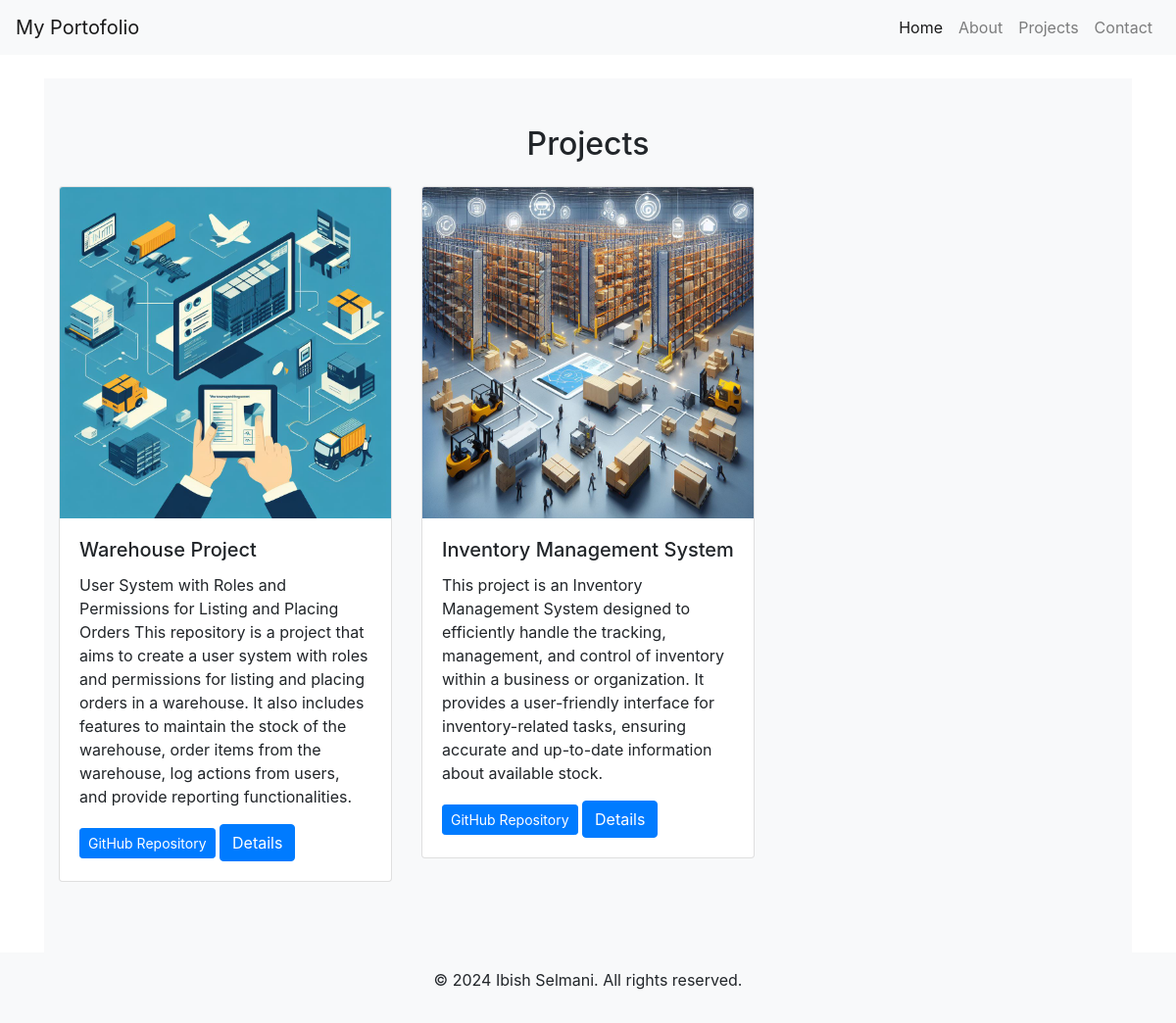
/projects/, run on the app's committed database.
### portfolio/models.py (models this page shows, shortened)
class Project(models.Model):
    title = models.CharField(max_length=200)
    description = models.TextField()
    github_link = models.URLField()
    image = models.ImageField(upload_to='project_images/')
    custom_content = models.TextField(blank=True)  # Add a new field for custom content

### portfolio/views.py (the view)
# urls.py: path('projects/', projects, name='projects'),
def projects(request):
    projects = Project.objects.all()
    return render(request, 'projects.html', {'projects': projects})

### portfolio/templates/projects.html (shortened to what this page needs)
{% extends 'base.html' %}
{% block content %}
    <section id="projects" class="bg-light py-5">
        <div class="container">
            <h2 class="text-center mb-4">Projects</h2>
            <div class="row">
                {% for project in projects %}
                    <div class="col-lg-4 mb-4">
                        <div class="card">
                            <img src="{{ project.image.url }}" class="card-img-top" alt="{{ project.title }}">
                            <div class="card-body">
                                <h5 class="card-title">{{ project.title }}</h5>
                                <p class="card-text">{{ project.description }}</p>
                                <a href="{{ project.github_link }}" class="btn btn-primary btn-sm" target="_blank">GitHub Repository</a>
                                <a href="{% url 'project_detail' project.id %}" class="btn btn-primary">Details</a>
                            </div>
                        </div>
                    </div>
                {% endfor %}
            </div>
        </div>
    </section>
{% endblock %}

### portfolio/templates/base.html (shortened to what this page needs)
<!DOCTYPE html>
<html lang="en">
<head>
    <link rel="stylesheet" href="https://cdnjs.cloudflare.com/ajax/libs/font-awesome/6.0.0/css/all.min.css" />
    <link rel="stylesheet" href="https://stackpath.bootstrapcdn.com/bootstrap/4.5.2/css/bootstrap.min.css">
</head>
<body>
<header>
    <nav class="navbar navbar-expand-lg navbar-light bg-light">
        <a class="navbar-brand" href="{% url 'home' %}">My Portofolio</a>
        <div class="collapse navbar-collapse" id="navbarNav">
            <ul class="navbar-nav ml-auto">
                <li class="nav-item active">
                    <a class="nav-link" href="{% url 'home' %}">Home</a>
                </li>
                <li class="nav-item">
                    <a class="nav-link" href="{% url 'about' %}">About</a>
                </li>
                <li class="nav-item">
                    <a class="nav-link" href="{% url 'projects' %}">Projects</a>
                </li>
                <li class="nav-item">
                    <a class="nav-link" href="{% url 'contact' %}">Contact</a>
                </li>
            </ul>
        </div>
    </nav>
</header>
<div class="container mt-4">
    {% block content %}{% endblock %}
</div>
<footer class="bg-light text-center py-3">
    <p>&copy; 2024 Ibish Selmani. All rights reserved.</p>
</footer>
</body>
</html>

### data on the page
Project: image (picture), title "Warehouse Project", description "User System with Roles and Permissions for Listing and Placing Orders This repository is a project that aims to create a user system with roles and permissions for listing and placing orders in a warehouse. It also includes features to maintain the stock of the warehouse, order items from the warehouse, log actions from users, and provide reporting functionalities."
Project: image (picture), title "Inventory Management System", description "This project is an Inventory Management System designed to efficiently handle the tracking, management, and control of inventory within a business or organization. It provides a user-friendly interface for inventory-related tasks, ensuring accurate and up-to-date information about available stock."
